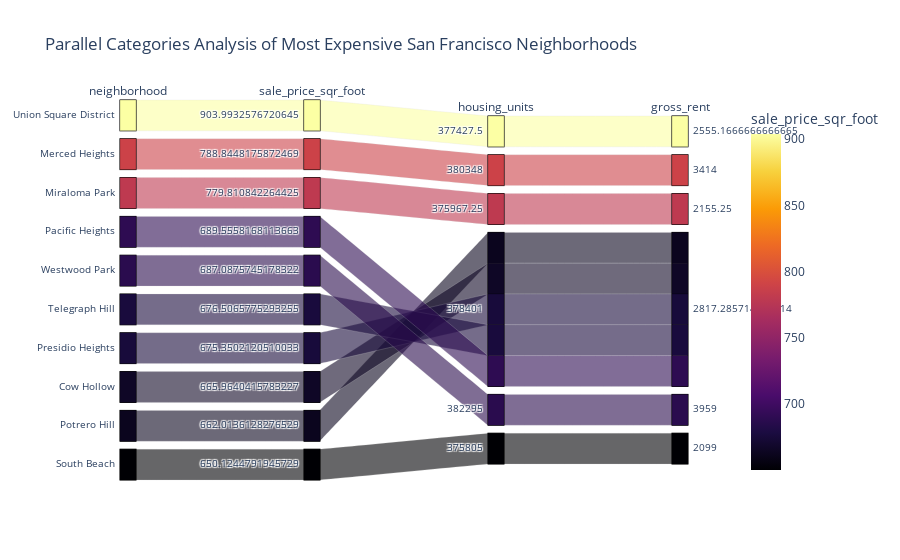

The code cell stored with this chart in its notebook:
### Code cell
parallel_categories()

### Figure 1 — Plotly figure (JSON) as saved in the notebook; plotly's stock layout.template omitted (floating-point values rounded to 4 significant figures)
{"data": [{"dimensions": [{"label": "neighborhood", "values": ["Union Square District", "Merced Heights", "Miraloma Park", "Pacific Heights", "Westwood Park", "Telegraph Hill", "Presidio Heights", "Cow Hollow", "Potrero Hill", "South Beach"]}, {"label": "sale_price_sqr_foot", "values": [904.0, 788.8, 779.8, 689.6, 687.1, 676.5, 675.4, 666.0, 662.0, 650.1]}, {"label": "housing_units", "values": [377400.0, 380348, 376000.0, 378401, 382295, 378401, 378401, 378401, 378401, 375805]}, {"label": "gross_rent", "values": [2555.0, 3414, 2155.0, 2817.0, 3959, 2817.0, 2817.0, 2817.0, 2817.0, 2099]}], "domain": {"x": [0, 1], "y": [0, 1]}, "line": {"color": [904.0, 788.8, 779.8, 689.6, 687.1, 676.5, 675.4, 666.0, 662.0, 650.1], "coloraxis": "coloraxis"}, "name": "", "type": "parcats"}], "layout": {"autosize": true, "coloraxis": {"colorbar": {"title": {"text": "sale_price_sqr_foot"}}, "colorscale": [[0, "#000004"], [0.1111, "#1b0c41"], [0.2222, "#4a0c6b"], [0.3333, "#781c6d"], [0.4444, "#a52c60"], [0.5556, "#cf4446"], [0.6667, "#ed6925"], [0.7778, "#fb9b06"], [0.8889, "#f7d13d"], [1, "#fcffa4"]]}, "legend": {"tracegroupgap": 0}, "title": {"text": "Parallel Categories Analysis of Most Expensive San Francisco Neighborhoods"}}}
